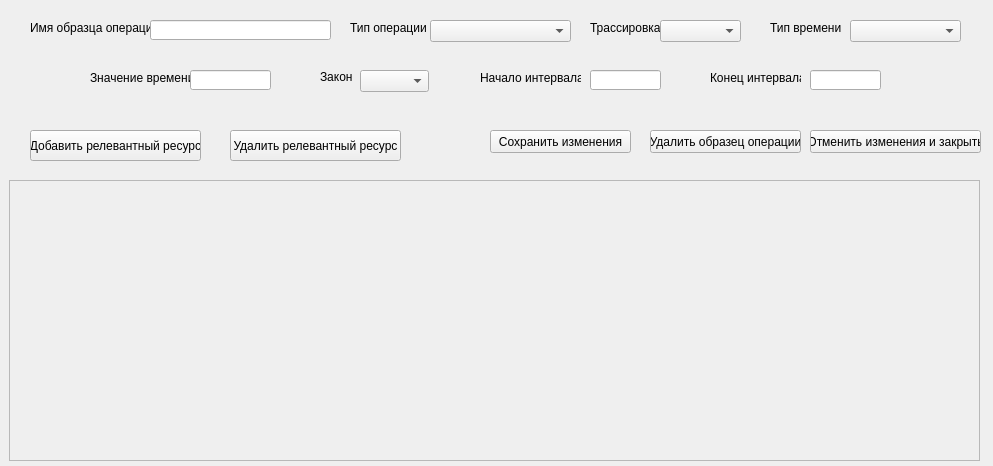
<?xml version="1.0" encoding="UTF-8"?>
<ui version="4.0">
 <class>FormEditPatternOperation</class>
 <widget class="QWidget" name="FormEditPatternOperation">
  <property name="geometry">
   <rect>
    <x>0</x>
    <y>0</y>
    <width>993</width>
    <height>466</height>
   </rect>
  </property>
  <property name="windowTitle">
   <string>Изменение образца операций</string>
  </property>
  <widget class="QLabel" name="label">
   <property name="geometry">
    <rect>
     <x>30</x>
     <y>20</y>
     <width>121</width>
     <height>16</height>
    </rect>
   </property>
   <property name="text">
    <string>Имя образца операции</string>
   </property>
  </widget>
  <widget class="QLineEdit" name="fldPatternName">
   <property name="geometry">
    <rect>
     <x>150</x>
     <y>20</y>
     <width>181</width>
     <height>20</height>
    </rect>
   </property>
  </widget>
  <widget class="QLabel" name="label_2">
   <property name="geometry">
    <rect>
     <x>350</x>
     <y>20</y>
     <width>81</width>
     <height>16</height>
    </rect>
   </property>
   <property name="text">
    <string>Тип операции</string>
   </property>
  </widget>
  <widget class="QComboBox" name="cmbPatternType">
   <property name="geometry">
    <rect>
     <x>430</x>
     <y>20</y>
     <width>141</width>
     <height>22</height>
    </rect>
   </property>
  </widget>
  <widget class="QLabel" name="label_3">
   <property name="geometry">
    <rect>
     <x>590</x>
     <y>20</y>
     <width>71</width>
     <height>16</height>
    </rect>
   </property>
   <property name="text">
    <string>Трассировка</string>
   </property>
  </widget>
  <widget class="QComboBox" name="cmbTrase">
   <property name="geometry">
    <rect>
     <x>660</x>
     <y>20</y>
     <width>81</width>
     <height>22</height>
    </rect>
   </property>
  </widget>
  <widget class="QLabel" name="label_4">
   <property name="geometry">
    <rect>
     <x>770</x>
     <y>20</y>
     <width>71</width>
     <height>16</height>
    </rect>
   </property>
   <property name="text">
    <string>Тип времени</string>
   </property>
  </widget>
  <widget class="QComboBox" name="cmbTypeTime">
   <property name="geometry">
    <rect>
     <x>850</x>
     <y>20</y>
     <width>111</width>
     <height>22</height>
    </rect>
   </property>
  </widget>
  <widget class="QLabel" name="label_5">
   <property name="geometry">
    <rect>
     <x>90</x>
     <y>70</y>
     <width>101</width>
     <height>16</height>
    </rect>
   </property>
   <property name="text">
    <string>Значение времени</string>
   </property>
  </widget>
  <widget class="QLineEdit" name="fldTimeValue">
   <property name="geometry">
    <rect>
     <x>190</x>
     <y>70</y>
     <width>81</width>
     <height>20</height>
    </rect>
   </property>
  </widget>
  <widget class="QLabel" name="label_6">
   <property name="geometry">
    <rect>
     <x>320</x>
     <y>70</y>
     <width>47</width>
     <height>13</height>
    </rect>
   </property>
   <property name="text">
    <string>Закон</string>
   </property>
  </widget>
  <widget class="QComboBox" name="cmbLaw">
   <property name="geometry">
    <rect>
     <x>360</x>
     <y>70</y>
     <width>69</width>
     <height>22</height>
    </rect>
   </property>
  </widget>
  <widget class="QLabel" name="label_7">
   <property name="geometry">
    <rect>
     <x>480</x>
     <y>70</y>
     <width>101</width>
     <height>16</height>
    </rect>
   </property>
   <property name="text">
    <string>Начало интервала</string>
   </property>
  </widget>
  <widget class="QLineEdit" name="fldBeginInt">
   <property name="geometry">
    <rect>
     <x>590</x>
     <y>70</y>
     <width>71</width>
     <height>20</height>
    </rect>
   </property>
  </widget>
  <widget class="QLabel" name="label_8">
   <property name="geometry">
    <rect>
     <x>710</x>
     <y>70</y>
     <width>91</width>
     <height>16</height>
    </rect>
   </property>
   <property name="text">
    <string>Конец интервала</string>
   </property>
  </widget>
  <widget class="QLineEdit" name="fldEndInt">
   <property name="geometry">
    <rect>
     <x>810</x>
     <y>70</y>
     <width>71</width>
     <height>20</height>
    </rect>
   </property>
  </widget>
  <widget class="QPushButton" name="pushButton">
   <property name="geometry">
    <rect>
     <x>30</x>
     <y>130</y>
     <width>171</width>
     <height>31</height>
    </rect>
   </property>
   <property name="text">
    <string>Добавить релевантный ресурс</string>
   </property>
  </widget>
  <widget class="QPushButton" name="pushButton_2">
   <property name="geometry">
    <rect>
     <x>230</x>
     <y>130</y>
     <width>171</width>
     <height>31</height>
    </rect>
   </property>
   <property name="text">
    <string>Удалить релевантный ресурс</string>
   </property>
  </widget>
  <widget class="QPushButton" name="pushButton_3">
   <property name="geometry">
    <rect>
     <x>490</x>
     <y>130</y>
     <width>141</width>
     <height>23</height>
    </rect>
   </property>
   <property name="text">
    <string>Сохранить изменения</string>
   </property>
  </widget>
  <widget class="QPushButton" name="pushButton_4">
   <property name="geometry">
    <rect>
     <x>650</x>
     <y>130</y>
     <width>151</width>
     <height>23</height>
    </rect>
   </property>
   <property name="text">
    <string>Удалить образец операции</string>
   </property>
  </widget>
  <widget class="QPushButton" name="pushButton_5">
   <property name="geometry">
    <rect>
     <x>810</x>
     <y>130</y>
     <width>171</width>
     <height>23</height>
    </rect>
   </property>
   <property name="text">
    <string>Отменить изменения и закрыть</string>
   </property>
  </widget>
  <widget class="QScrollArea" name="scrollArea">
   <property name="geometry">
    <rect>
     <x>9</x>
     <y>180</y>
     <width>971</width>
     <height>281</height>
    </rect>
   </property>
   <property name="widgetResizable">
    <bool>true</bool>
   </property>
   <widget class="QWidget" name="scrollContents">
    <property name="geometry">
     <rect>
      <x>0</x>
      <y>0</y>
      <width>969</width>
      <height>279</height>
     </rect>
    </property>
   </widget>
  </widget>
 </widget>
 <resources/>
 <connections/>
</ui>
